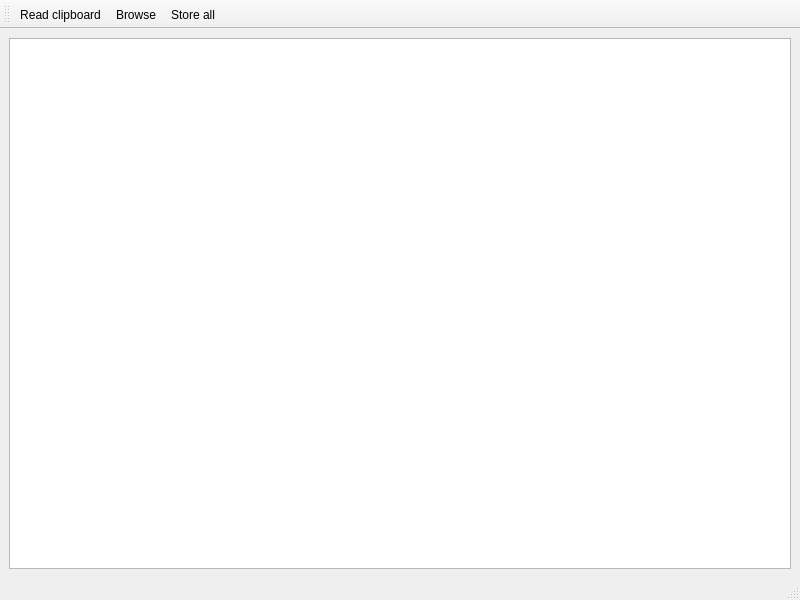
<?xml version="1.0" encoding="UTF-8"?>
<ui version="4.0">
 <class>FreenetWindow</class>
 <widget class="QMainWindow" name="FreenetWindow">
  <property name="geometry">
   <rect>
    <x>0</x>
    <y>0</y>
    <width>800</width>
    <height>600</height>
   </rect>
  </property>
  <property name="windowTitle">
   <string>MainWindow</string>
  </property>
  <widget class="QWidget" name="centralwidget">
   <layout class="QGridLayout" name="gridLayout">
    <item row="0" column="0">
     <layout class="QVBoxLayout" name="verticalLayout">
      <item>
       <widget class="QTableView" name="videoView"/>
      </item>
     </layout>
    </item>
   </layout>
  </widget>
  <widget class="QMenuBar" name="menubar">
   <property name="geometry">
    <rect>
     <x>0</x>
     <y>0</y>
     <width>800</width>
     <height>25</height>
    </rect>
   </property>
  </widget>
  <widget class="QStatusBar" name="statusbar"/>
  <widget class="QToolBar" name="toolBar">
   <property name="windowTitle">
    <string>toolBar</string>
   </property>
   <attribute name="toolBarArea">
    <enum>TopToolBarArea</enum>
   </attribute>
   <attribute name="toolBarBreak">
    <bool>false</bool>
   </attribute>
   <addaction name="actionRead_clipboard"/>
   <addaction name="actionBrowse"/>
   <addaction name="actionStore_all"/>
  </widget>
  <action name="actionRead_clipboard">
   <property name="text">
    <string>Read clipboard</string>
   </property>
  </action>
  <action name="actionBrowse">
   <property name="text">
    <string>Browse</string>
   </property>
  </action>
  <action name="actionStore_all">
   <property name="text">
    <string>Store all</string>
   </property>
  </action>
 </widget>
 <resources/>
 <connections/>
</ui>
